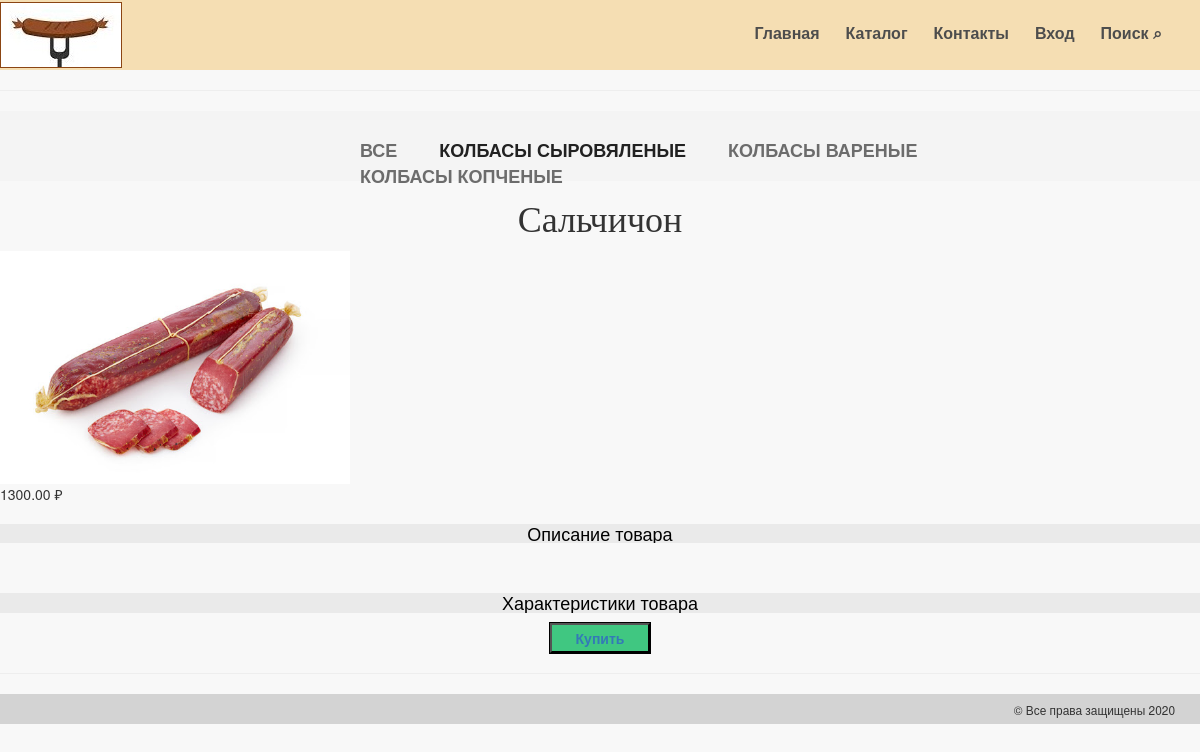
/product/1/, run on the app's committed database.
### mainapp/models.py (models this page shows, shortened)
class ProductCategory(models.Model):
    name = models.CharField(verbose_name='имя', max_length=128)
    description = models.TextField(verbose_name='описание', blank=True)
    is_active = models.BooleanField(default=True)

class Product(models.Model):
    category = models.ForeignKey(ProductCategory, on_delete=models.CASCADE, verbose_name='категория продукта')
    name = models.CharField(verbose_name='имя продукта', max_length=128)
    image = models.ImageField(upload_to='products_images', blank=True)
    short_desc = models.CharField(verbose_name='краткое описание продукта', max_length=64, blank=True)
    description = models.TextField(verbose_name='описание продукта', blank=True)
    price = models.DecimalField(verbose_name='цена продукта', max_digits=8, decimal_places=2, default=0)
    quantity = models.IntegerField(verbose_name='количество на складе', default=0)
    is_active = models.BooleanField(default=True)

### mainapp/views.py (the view)
# urls.py: path('product/<int:pk>/', mainapp.product_page, name='product_page'),
def product_page(request, pk):
    context = {
        'page_title': 'товар',
        'product': get_object_or_404(Product, pk=pk),
    }
    return render(request, 'mainapp/product_page.html', context)

### mainapp/context_processors.py (called while the page is built)
def catalog_menu(request):
    return {'catalog_menu': ProductCategory.objects.filter(is_active=True)}

### mainapp/templatetags/my_tags.py (called while the page is built)
@register.filter(name='media_folder_products')
def media_folder_products(string):
    if not string:
        string = 'products_images/default.jpg'
    return f'{settings.MEDIA_URL}{string}'

### mainapp/templates/mainapp/product_page.html (shortened to what this page needs)
{% extends 'mainapp/common.html' %}
{% load static %}
{% load my_tags %}
{% block content %}
    {% include 'mainapp/includes/inc__menu.html' %}
    <hr>
    {% include 'mainapp/includes/inc__catalog_menu.html' %}
    <h1 style="font-family: cursive; text-align: center;">{{ product.name }}</h1>
    <a href="{{ product.image|media_folder_products }}" target="_blank">
        <img src="{{ product.image|media_folder_products }}" width="350" height="233" alt="{{ product.name }}">
    </a>
    <p class="price"> {{ product.price }} <span>&#8381;</span></p>
    <h3 class="text_header">Описание товара</h3>
    <h3 class="text_header">Характеристики товара</h3>
    <form>
        <p id="button_buy">
            <a href="{% url 'basket:add' product.pk %}">
                <input type="button" value="Купить" class="buy">
            </a>
        </p>
    </form>
{% endblock %}

### mainapp/templates/mainapp/includes/inc__catalog_menu.html
<div class="links clearfix">
    <ul class="links-menu">
        <li>
            <a href="{% url 'main:category' pk=0 %}"
               class="{% if request.resolver_match.kwargs.pk == 0 %}active{% endif %} ">
                все
            </a>
        </li>
        {% for category in catalog_menu %}
            <li>
                <a href="{% url 'main:category' pk=category.pk %}"
                   class="{% if request.resolver_match.kwargs.pk|add:0 == category.pk %}active{% endif %} ">
                    {{ category.name }}
                </a>
            </li>
        {% endfor %}
    </ul>
</div>

### static/css/style.css (style rules this page uses)
* { margin: 0; padding: 0; }
body { background-color: #f8f8f8; }
.text_header { color: black; font-size: 18px; font-weight: 400; background-color: #eaeaea; overflow: hidden; text-align: center; }
#button_buy { text-align: center; }
.buy { font-weight: 700; background: rgb(64,199,129); height:30px; width: 100px; outline: 1px solid #000; cursor:pointer; }
.clearfix:after { content: ""; display: block; clear: both; }
.links { height: 70px; background-color: #f4f4f4; position: relative; padding-left: 360px; }
.links-menu { margin: 27px auto 0; position: absolute; }
.links-menu li { float: left; list-style-type: none; padding-right: 42px; }
.links-menu li a { text-decoration: none; color: #6c6c6c; font-size: 18px; font-weight: 700; text-transform: uppercase; }
.links-menu .active { color: #212121; font-size: 18px; font-weight: 700; }

### data on the page
ProductCategory: name "КОЛБАСЫ СЫРОВЯЛЕНЫЕ"
ProductCategory: name "КОЛБАСЫ ВАРЕНЫЕ"
ProductCategory: name "КОЛБАСЫ КОПЧЕНЫЕ"
Product: name "Сальчичон", image|media_folder_products (picture), price "1300.00"
